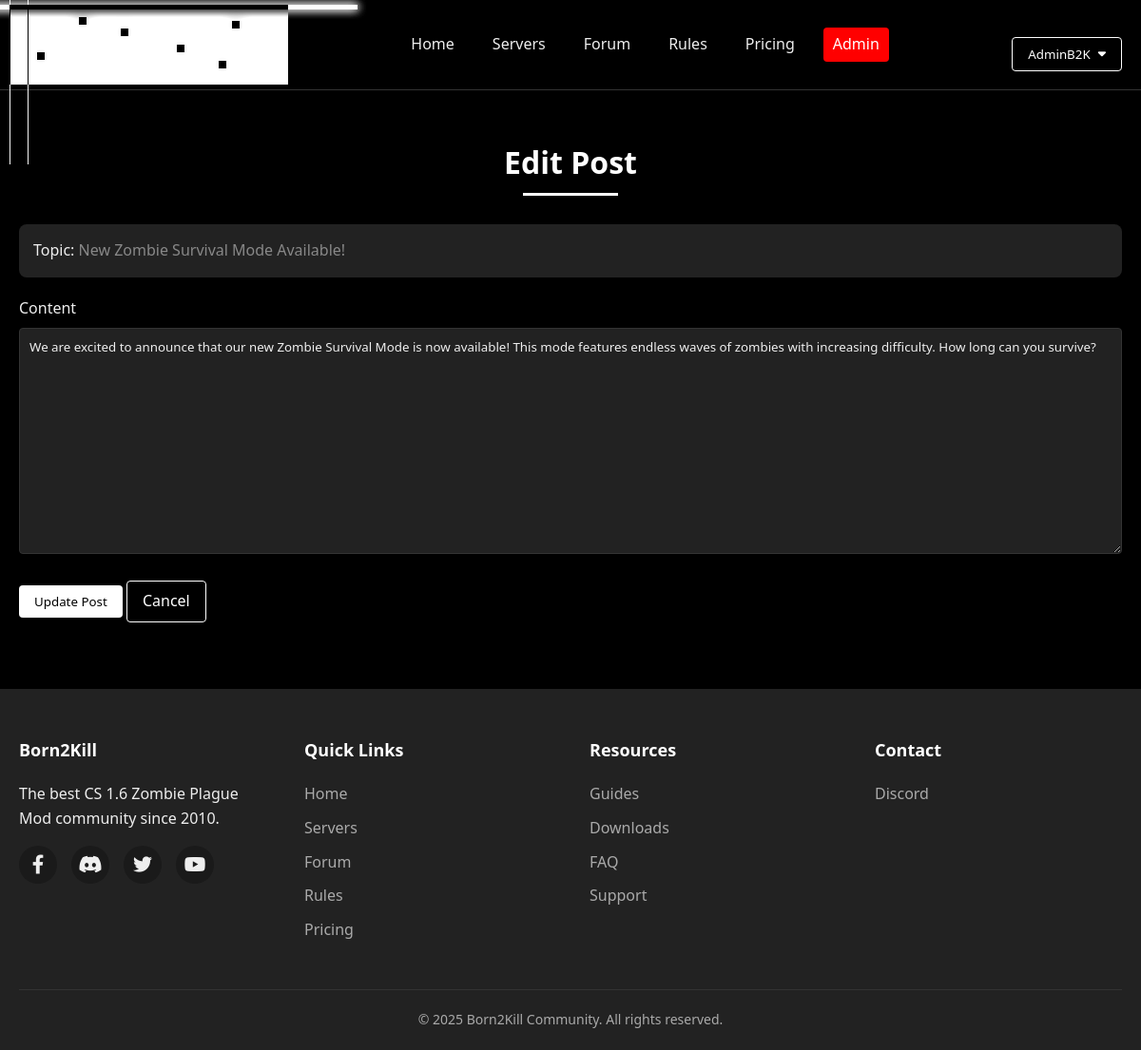
The app's page /php/edit_post.php?id=1 (signed in) with its own data.
### tables this page shows
CREATE TABLE IF NOT EXISTS forum_posts (
    id INT AUTO_INCREMENT PRIMARY KEY,
    topic_id INT NOT NULL,
    user_id INT NOT NULL,
    content TEXT NOT NULL,
    created_at TIMESTAMP DEFAULT CURRENT_TIMESTAMP,
    updated_at TIMESTAMP NULL,
    FOREIGN KEY (topic_id) REFERENCES forum_topics(id) ON DELETE CASCADE,
    FOREIGN KEY (user_id) REFERENCES users(id) ON DELETE CASCADE
);

CREATE TABLE IF NOT EXISTS forum_topics (
    id INT AUTO_INCREMENT PRIMARY KEY,
    category_id INT NOT NULL,
    user_id INT NOT NULL,
    title VARCHAR(255) NOT NULL,
    created_at TIMESTAMP DEFAULT CURRENT_TIMESTAMP,
    is_pinned TINYINT(1) DEFAULT 0,
    is_locked TINYINT(1) DEFAULT 0,
    views INT DEFAULT 0,
    FOREIGN KEY (category_id) REFERENCES forum_categories(id) ON DELETE CASCADE,
    FOREIGN KEY (user_id) REFERENCES users(id) ON DELETE CASCADE
);

### php/edit_post.php (the view, shortened to what this page needs)
<?php
require_once 'config.php';
$post_id = (int)$_GET['id'];
$sql = "SELECT p.*, t.title as topic_title, t.id as topic_id, t.is_locked
        FROM forum_posts p
        JOIN forum_topics t ON p.topic_id = t.id
        WHERE p.id = ?";
$stmt = $conn->prepare($sql);
$stmt->bind_param("i", $post_id);
$stmt->execute();
$result = $stmt->get_result();
$post = $result->fetch_assoc();
?>
<!DOCTYPE html>
<html lang="en">
<head>
    <link rel="stylesheet" href="css/style.css">
    <link rel="stylesheet" href="https://cdnjs.cloudflare.com/ajax/libs/font-awesome/6.0.0/css/all.min.css">
</head>
<body>
    <?php include 'includes/header.php'; ?>
    <section class="edit-post">
        <div class="container">
            <h2 class="section-title">Edit Post</h2>
            <div class="topic-info">
                <p>Topic: <a href="topic.php?id=<?php echo $post['topic_id']; ?>"><?php echo htmlspecialchars($post['topic_title']); ?></a></p>
            </div>
            <form method="POST" action="edit_post.php?id=<?php echo $post_id; ?>">
                <div class="form-group">
                    <label for="content">Content</label>
                    <textarea id="content" name="content" rows="12" required><?php echo htmlspecialchars($post['content']); ?></textarea>
                </div>
                <div class="form-group">
                    <button type="submit" class="btn btn-primary">Update Post</button>
                    <a href="topic.php?id=<?php echo $post['topic_id']; ?>#post-<?php echo $post_id; ?>" class="btn btn-outline">Cancel</a>
                </div>
            </form>
        </div>
    </section>
    <?php include 'includes/footer.php'; ?>
</body>
</html>

### php/css/style.css (style rules this page uses)
:root { --primary: #ffffff; --secondary: #222; --accent: #888; --bg-dark: #000000; --bg-light: #1a1a1a; --text: #eee; --text-muted: #aaa; --border: #333; --success: #5cb85c; --error: #d9534f; }
* { margin: 0; padding: 0; box-sizing: border-box; font-family: 'Segoe UI', Tahoma, Geneva, Verdana, sans-serif; }
body { background-color: var(--bg-dark); color: var(--text); line-height: 1.6; }
a { color: var(--accent); text-decoration: none; transition: all 0.3s ease; }
.container { width: 100%; max-width: 1200px; margin: 0 auto; padding: 0 20px; }
.btn { padding: 8px 16px; border-radius: 4px; font-weight: 500; cursor: pointer; transition: all 0.3s ease; border: none; display: inline-block; text-align: center; }
.btn-primary { background-color: var(--primary); color: black; }
.btn-outline { background-color: transparent; border: 1px solid var(--primary); color: var(--primary); }
.section-title { font-size: 32px; text-align: center; margin-bottom: 40px; position: relative; color: var(--primary); }
.section-title::after { content: ''; position: absolute; bottom: -10px; left: 50%; transform: translateX(-50%); width: 100px; height: 3px; background-color: var(--primary); }
.topic-info { flex: 1; }
.form-group { margin-bottom: 20px; }
.form-group label { display: block; margin-bottom: 8px; font-weight: 500; }
.form-group input, .form-group textarea, .form-group select { width: 100%; padding: 10px; border-radius: 4px; border: 1px solid var(--border); background-color: var(--secondary); color: var(--text); }
.form-group textarea { resize: vertical; min-height: 150px; }
.new-topic, .edit-post { padding: 50px 0; background-color: var(--bg-dark); }
.topic-info { margin-bottom: 20px; background-color: var(--secondary); padding: 15px; border-radius: 8px; }

### records on screen
forum_posts: topic.title "New Zombie Survival Mode Available!", content "We are excited to announce that our new Zombie Survival Mode is now available! This mode features endless waves of zombies with increasing difficulty. How long can you survive?"

### other values on screen
$_SESSION['username'] "AdminB2K"
